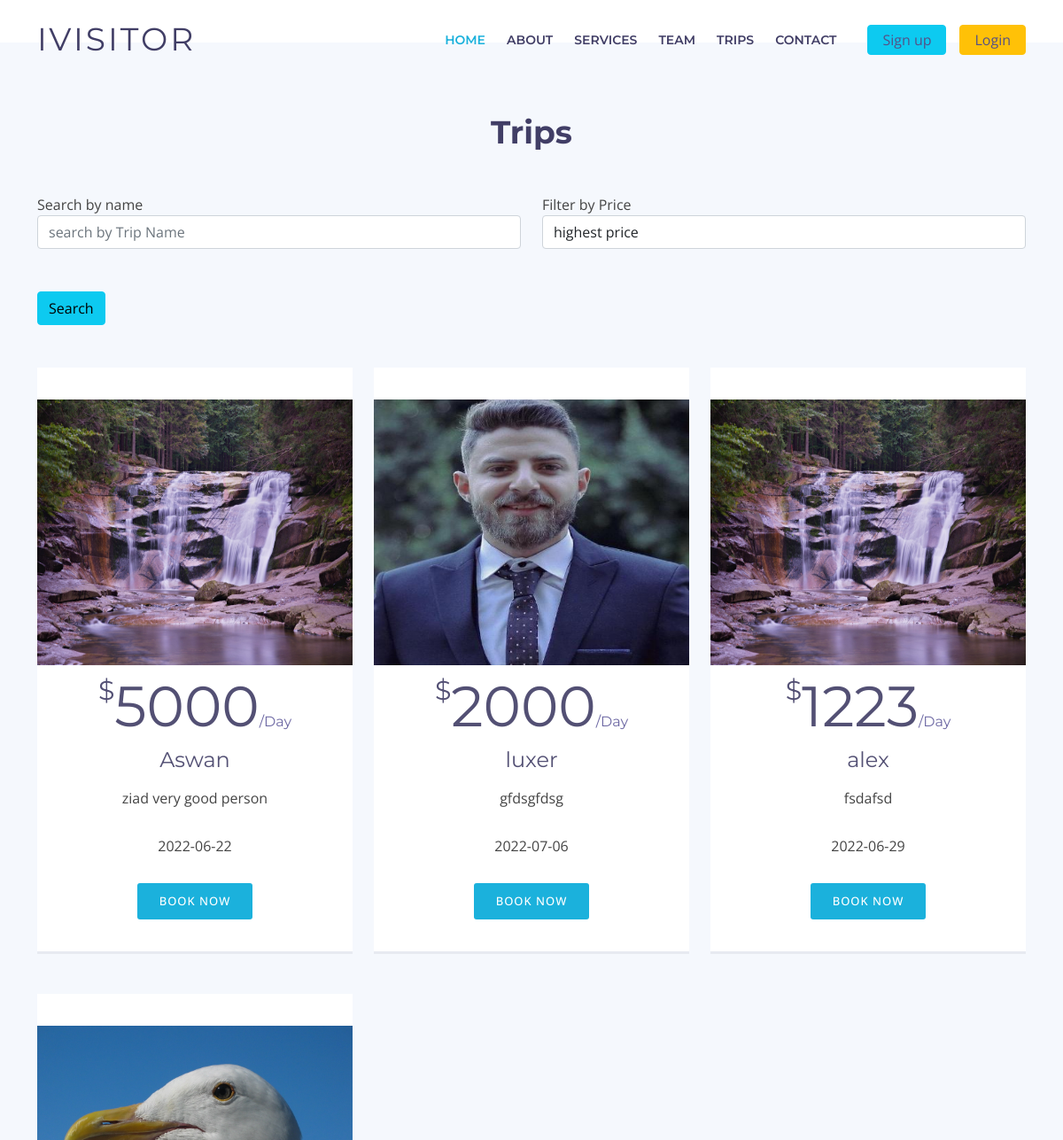
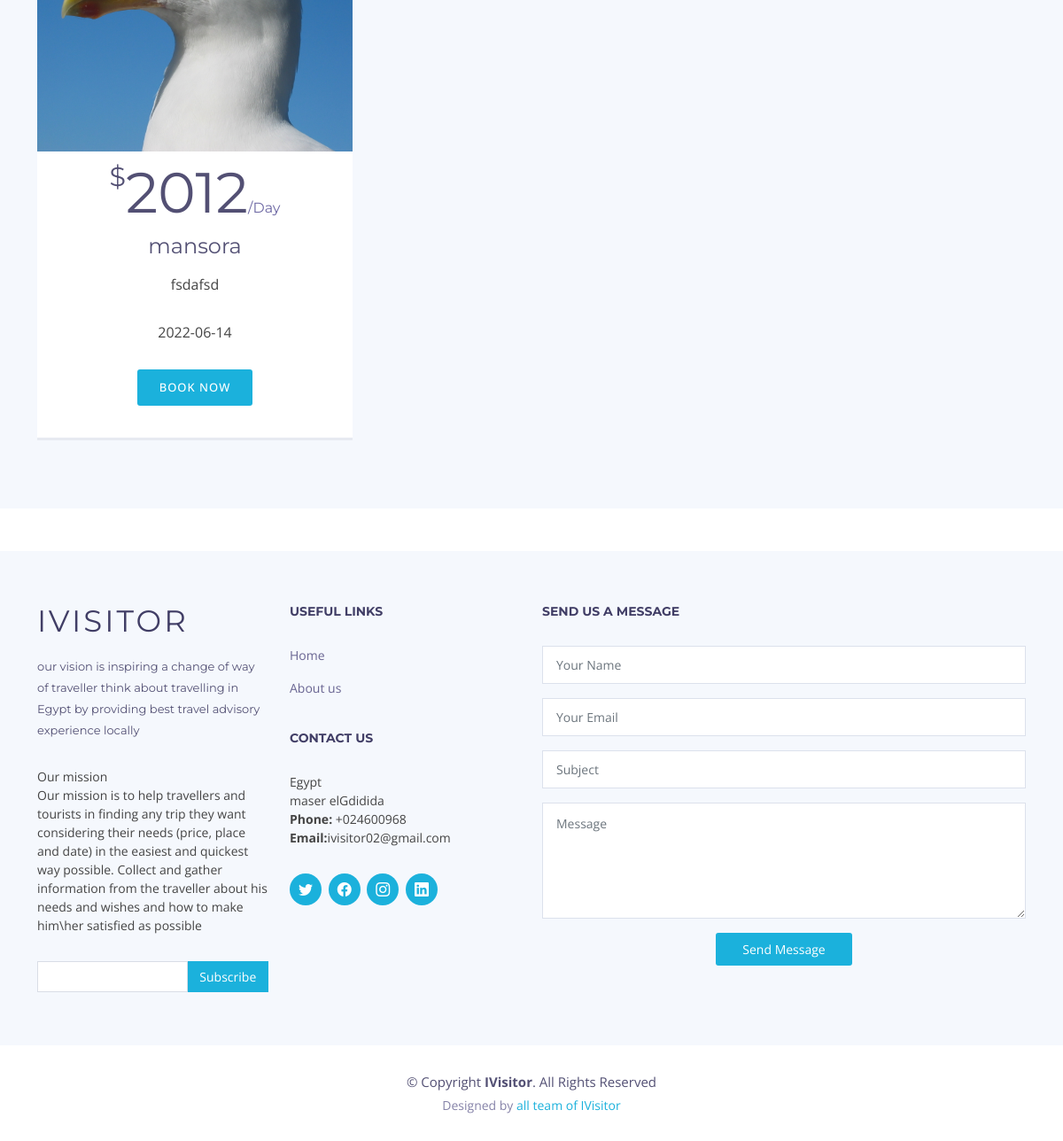
The app's page /user/trip.php, older data (2 pictures, top to bottom).
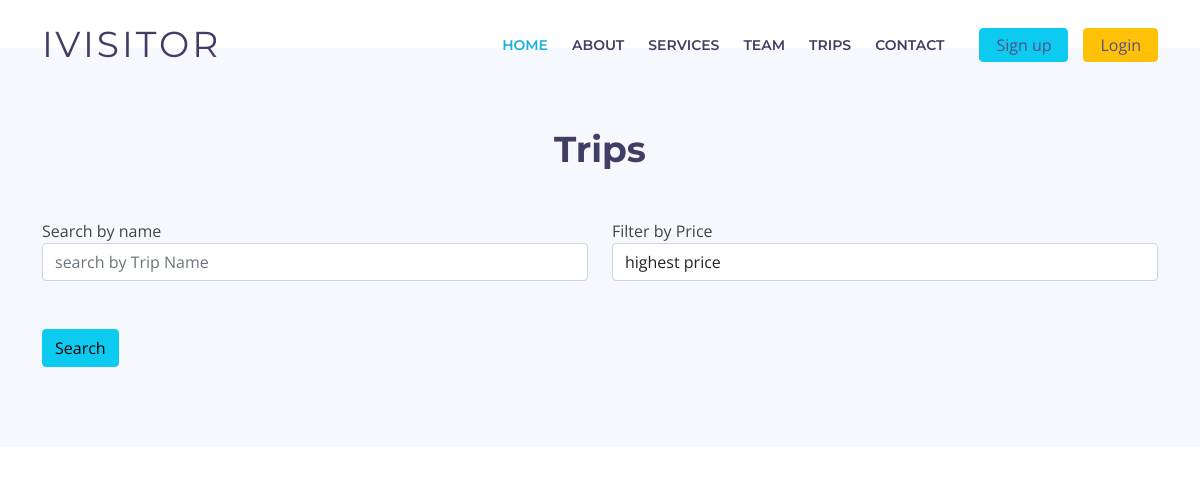
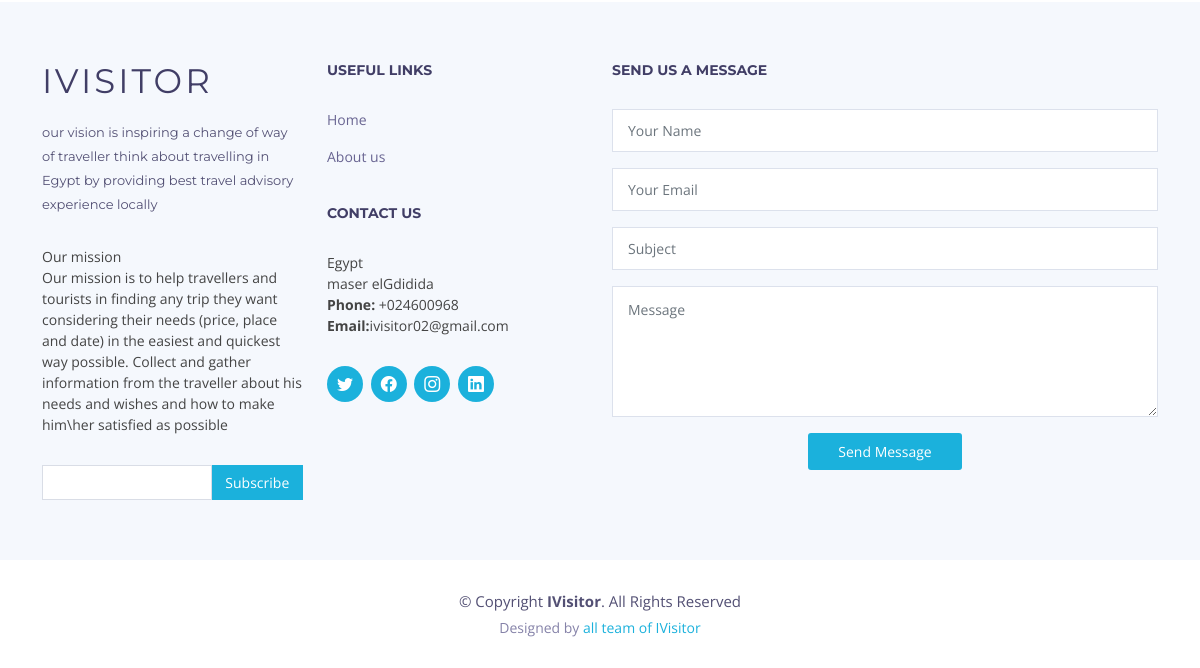
The same page, newer data (2 pictures, top to bottom).
### tables this page shows
CREATE TABLE `trips` (
  `id` int(11) NOT NULL,
  `state` varchar(50) NOT NULL,
  `price` int(11) NOT NULL,
  `description` varchar(200) NOT NULL,
  `date` varchar(50) NOT NULL,
  `image` varchar(255) NOT NULL,
  `agency_id` int(11) NOT NULL
);

### user/trip.php (the view, shortened to what this page needs)
<?php
include './shared/head.php';
include './shared/header.php';
include './sharedFunc/db.php';
$select = "SELECT * FROM `trips`";
$s = mysqli_query($conn, $select);
?>
<section id="pricing" class="my-5 pricing section-bg wow fadeInUp">
    <div class="container">
        <header class="section-header">
            <h3>Trips</h3>
        </header>
        <form action="./show.php">
            <div class="row my-5">
                <div class="col">
                    <label for=""> Search by name</label>
                    <input type="text" name="nameTrip" class="form-control" placeholder="search by Trip Name">
                </div>
                <div class="col">
                    <label for=""> Filter by Price</label>
                    <select type="text" name="priceValue" class="form-control">
                        <option value="DESC">highest price </option>
                    </select>
                </div>
            </div>
            <button name="search" class="btn btn-info"> Search </button>
        </form>
        <div class="row flex-items-xs-middle flex-items-xs-center">
            <?php foreach ($s as $data) { ?>
                <div class="col-xs-12 col-lg-4">
                    <div class="card mt-5">
                        <img height="300" src="/ivisitor/admin/trips/upload/<?php echo $data['image'] ?>" class="img-top" alt="Eror">
                        <div class="card-header">
                            <h3><span class="currency">$</span><?php echo $data['price'] ?><span class="period">/Day</span></h3>
                        </div>
                        <div class="card-block">
                            <h4 class="card-title">
                                <?php echo $data['state'] ?>
                            </h4>
                            <p>
                                <?php echo $data['description'] ?>
                            </p>
                            <p> <?php echo $data['date'] ?>
                            </p>
                            <?php if (isset($_SESSION['admin'])) : ?>
                                <a href="/ivisitor/user/payment.php?booking=<?php echo $data['id'] ?>" class="btn">Book Now</a>
                            <?php else : ?>
                                <a href="/ivisitor/user/pages-login.php" class="btn">Book Now</a>
                            <?php endif; ?>
                        </div>
                    </div>
                </div>
            <?php } ?>
        </div>
    </div>
</section>
<?php
include './shared/footer.php';
include './shared/script.php';
?>

Row changes from the older to the newer data that the page shows:
removed trips: image (picture), price "5000", state "Aswan", description "ziad very good person", date "2022-06-22"
removed trips: image (picture), price "2000", state "luxer", description "gfdsgfdsg", date "2022-07-06"
removed trips: image (picture), price "1223", state "alex", description "fsdafsd", date "2022-06-29"
removed trips: image (picture), price "2012", state "mansora", description "fsdafsd", date "2022-06-14"
